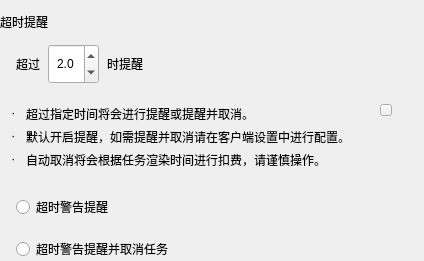
            <widget class="QWidget" name="widget_7" native="true">
             <layout class="QGridLayout" name="gridLayout_11">
              <property name="leftMargin">
               <number>0</number>
              </property>
              <property name="topMargin">
               <number>12</number>
              </property>
              <property name="rightMargin">
               <number>0</number>
              </property>
              <property name="bottomMargin">
               <number>0</number>
              </property>
              <property name="horizontalSpacing">
               <number>0</number>
              </property>
              <property name="verticalSpacing">
               <number>12</number>
              </property>
              <item row="2" column="0">
               <widget class="QWidget" name="widget_21" native="true">
                <layout class="QGridLayout" name="gridLayout_26">
                 <property name="leftMargin">
                  <number>0</number>
                 </property>
                 <property name="topMargin">
                  <number>0</number>
                 </property>
                 <property name="rightMargin">
                  <number>24</number>
                 </property>
                 <property name="bottomMargin">
                  <number>5</number>
                 </property>
                 <property name="spacing">
                  <number>0</number>
                 </property>
                 <item row="0" column="0">
                  <widget class="QWidget" name="widget_22" native="true">
                   <property name="minimumSize">
                    <size>
                     <width>400</width>
                     <height>0</height>
                    </size>
                   </property>
                   <layout class="QGridLayout" name="gridLayout_27">
                    <property name="leftMargin">
                     <number>8</number>
                    </property>
                    <property name="topMargin">
                     <number>8</number>
                    </property>
                    <property name="rightMargin">
                     <number>8</number>
                    </property>
                    <property name="bottomMargin">
                     <number>8</number>
                    </property>
                    <property name="spacing">
                     <number>0</number>
                    </property>
                    <item row="0" column="0">
                     <layout class="QVBoxLayout" name="verticalLayout_8">
                      <property name="spacing">
                       <number>3</number>
                      </property>
                      <property name="topMargin">
                       <number>0</number>
                      </property>
                      <item>
                       <layout class="QHBoxLayout" name="horizontalLayout_33">
                        <property name="spacing">
                         <number>0</number>
                        </property>
                        <property name="topMargin">
                         <number>0</number>
                        </property>
                        <item alignment="Qt::AlignTop">
                         <widget class="QLabel" name="label_29">
                          <property name="minimumSize">
                           <size>
                            <width>18</width>
                            <height>18</height>
                           </size>
                          </property>
                          <property name="maximumSize">
                           <size>
                            <width>18</width>
                            <height>18</height>
                           </size>
                          </property>
                          <property name="text">
                           <string> ·</string>
                          </property>
                         </widget>
                        </item>
                        <item>
                         <widget class="QLabel" name="label_28">
                          <property name="text">
                           <string>超过指定时间将会进行提醒或提醒并取消。</string>
                          </property>
                         </widget>
                        </item>
                        <item>
                         <spacer name="horizontalSpacer_34">
                          <property name="orientation">
                           <enum>Qt::Horizontal</enum>
                          </property>
                          <property name="sizeHint" stdset="0">
                           <size>
                            <width>40</width>
                            <height>20</height>
                           </size>
                          </property>
                         </spacer>
                        </item>
                        <item alignment="Qt::AlignTop">
                         <widget class="QPushButton" name="note_4">
                          <property name="minimumSize">
                           <size>
                            <width>12</width>
                            <height>12</height>
                           </size>
                          </property>
                          <property name="maximumSize">
                           <size>
                            <width>12</width>
                            <height>12</height>
                           </size>
                          </property>
                          <property name="text">
                           <string/>
                          </property>
                         </widget>
                        </item>
                       </layout>
                      </item>
                      <item>
                       <widget class="QWidget" name="widget_24" native="true">
                        <layout class="QGridLayout" name="gridLayout_29">
                         <property name="leftMargin">
                          <number>0</number>
                         </property>
                         <property name="topMargin">
                          <number>0</number>
                         </property>
                         <property name="rightMargin">
                          <number>0</number>
                         </property>
                         <property name="bottomMargin">
                          <number>0</number>
                         </property>
                         <property name="horizontalSpacing">
                          <number>0</number>
                         </property>
                         <property name="verticalSpacing">
                          <number>3</number>
                         </property>
                         <item row="0" column="0">
                          <layout class="QHBoxLayout" name="horizontalLayout_34">
                           <property name="spacing">
                            <number>0</number>
                           </property>
                           <property name="topMargin">
                            <number>0</number>
                           </property>
                           <item alignment="Qt::AlignTop">
                            <widget class="QLabel" name="label_31">
                             <property name="minimumSize">
                              <size>
                               <width>18</width>
                               <height>18</height>
                              </size>
                             </property>
                             <property name="maximumSize">
                              <size>
                               <width>18</width>
                               <height>18</height>
                              </size>
                             </property>
                             <property name="text">
                              <string> ·</string>
                             </property>
                            </widget>
                           </item>
                           <item>
                            <widget class="QLabel" name="label_30">
                             <property name="text">
                              <string>默认开启提醒，如需提醒并取消请在客户端设置中进行配置。</string>
                             </property>
                            </widget>
                           </item>
                           <item>
                            <spacer name="horizontalSpacer_35">
                             <property name="orientation">
                              <enum>Qt::Horizontal</enum>
                             </property>
                             <property name="sizeHint" stdset="0">
                              <size>
                               <width>40</width>
                               <height>20</height>
                              </size>
                             </property>
                            </spacer>
                           </item>
                          </layout>
                         </item>
                         <item row="1" column="0">
                          <layout class="QHBoxLayout" name="horizontalLayout_32">
                           <property name="spacing">
                            <number>0</number>
                           </property>
                           <property name="topMargin">
                            <number>0</number>
                           </property>
                           <item alignment="Qt::AlignTop">
                            <widget class="QLabel" name="label_33">
                             <property name="minimumSize">
                              <size>
                               <width>18</width>
                               <height>18</height>
                              </size>
                             </property>
                             <property name="maximumSize">
                              <size>
                               <width>18</width>
                               <height>18</height>
                              </size>
                             </property>
                             <property name="text">
                              <string> ·</string>
                             </property>
                            </widget>
                           </item>
                           <item>
                            <widget class="QLabel" name="label_32">
                             <property name="text">
                              <string>自动取消将会根据任务渲染时间进行扣费，请谨慎操作。</string>
                             </property>
                            </widget>
                           </item>
                           <item>
                            <spacer name="horizontalSpacer_36">
                             <property name="orientation">
                              <enum>Qt::Horizontal</enum>
                             </property>
                             <property name="sizeHint" stdset="0">
                              <size>
                               <width>40</width>
                               <height>20</height>
                              </size>
                             </property>
                            </spacer>
                           </item>
                          </layout>
                         </item>
                        </layout>
                       </widget>
                      </item>
                     </layout>
                    </item>
                   </layout>
                  </widget>
                 </item>
                </layout>
               </widget>
              </item>
              <item row="1" column="0">
               <layout class="QHBoxLayout" name="horizontalLayout_21">
                <property name="spacing">
                 <number>25</number>
                </property>
                <property name="leftMargin">
                 <number>16</number>
                </property>
                <item>
                 <widget class="QWidget" name="widget_8" native="true">
                  <layout class="QGridLayout" name="gridLayout_10">
                   <property name="leftMargin">
                    <number>0</number>
                   </property>
                   <property name="topMargin">
                    <number>0</number>
                   </property>
                   <property name="rightMargin">
                    <number>0</number>
                   </property>
                   <property name="bottomMargin">
                    <number>0</number>
                   </property>
                   <property name="horizontalSpacing">
                    <number>8</number>
                   </property>
                   <property name="verticalSpacing">
                    <number>0</number>
                   </property>
                   <item row="0" column="0">
                    <widget class="QLabel" name="label">
                     <property name="text">
                      <string>超过</string>
                     </property>
                    </widget>
                   </item>
                   <item row="0" column="1" alignment="Qt::AlignHCenter|Qt::AlignVCenter">
                    <widget class="QDoubleSpinBox" name="warnTime">
                     <property name="sizePolicy">
                      <sizepolicy hsizetype="Preferred" vsizetype="Preferred">
                       <horstretch>0</horstretch>
                       <verstretch>0</verstretch>
                      </sizepolicy>
                     </property>
                     <property name="minimumSize">
                      <size>
                       <width>0</width>
                       <height>40</height>
                      </size>
                     </property>
                     <property name="maximumSize">
                      <size>
                       <width>298</width>
                       <height>40</height>
                      </size>
                     </property>
                     <property name="focusPolicy">
                      <enum>Qt::WheelFocus</enum>
                     </property>
                     <property name="acceptDrops">
                      <bool>true</bool>
                     </property>
                     <property name="alignment">
                      <set>Qt::AlignCenter</set>
                     </property>
                     <property name="buttonSymbols">
                      <enum>QAbstractSpinBox::UpDownArrows</enum>
                     </property>
                     <property name="showGroupSeparator" stdset="0">
                      <bool>false</bool>
                     </property>
                     <property name="decimals">
                      <number>1</number>
                     </property>
                     <property name="minimum">
                      <double>0.500000000000000</double>
                     </property>
                     <property name="maximum">
                      <double>24.000000000000000</double>
                     </property>
                     <property name="singleStep">
                      <double>0.500000000000000</double>
                     </property>
                     <property name="stepType">
                      <enum>QAbstractSpinBox::DefaultStepType</enum>
                     </property>
                     <property name="value">
                      <double>2.000000000000000</double>
                     </property>
                    </widget>
                   </item>
                   <item row="0" column="2">
                    <widget class="QLabel" name="label_2">
                     <property name="text">
                      <string>时提醒</string>
                     </property>
                    </widget>
                   </item>
                  </layout>
                 </widget>
                </item>
                <item>
                 <spacer name="horizontalSpacer_21">
                  <property name="orientation">
                   <enum>Qt::Horizontal</enum>
                  </property>
                  <property name="sizeHint" stdset="0">
                   <size>
                    <width>40</width>
                    <height>20</height>
                   </size>
                  </property>
                 </spacer>
                </item>
               </layout>
              </item>
              <item row="3" column="0">
               <layout class="QVBoxLayout" name="verticalLayout_5">
                <property name="spacing">
                 <number>18</number>
                </property>
                <property name="topMargin">
                 <number>0</number>
                </property>
                <item>
                 <layout class="QHBoxLayout" name="horizontalLayout_31">
                  <property name="spacing">
                   <number>0</number>
                  </property>
                  <property name="leftMargin">
                   <number>16</number>
                  </property>
                  <property name="topMargin">
                   <number>0</number>
                  </property>
                  <item>
                   <widget class="QRadioButton" name="warn">
                    <property name="text">
                     <string>超时警告提醒</string>
                    </property>
                   </widget>
                  </item>
                  <item>
                   <spacer name="horizontalSpacer_32">
                    <property name="orientation">
                     <enum>Qt::Horizontal</enum>
                    </property>
                    <property name="sizeHint" stdset="0">
                     <size>
                      <width>40</width>
                      <height>20</height>
                     </size>
                    </property>
                   </spacer>
                  </item>
                 </layout>
                </item>
                <item>
                 <layout class="QHBoxLayout" name="horizontalLayout_22">
                  <property name="spacing">
                   <number>0</number>
                  </property>
                  <property name="leftMargin">
                   <number>16</number>
                  </property>
                  <item>
                   <widget class="QRadioButton" name="warnCancel">
                    <property name="text">
                     <string>超时警告提醒并取消任务</string>
                    </property>
                   </widget>
                  </item>
                  <item>
                   <spacer name="horizontalSpacer_22">
                    <property name="orientation">
                     <enum>Qt::Horizontal</enum>
                    </property>
                    <property name="sizeHint" stdset="0">
                     <size>
                      <width>40</width>
                      <height>20</height>
                     </size>
                    </property>
                   </spacer>
                  </item>
                 </layout>
                </item>
               </layout>
              </item>
              <item row="0" column="0">
               <layout class="QHBoxLayout" name="horizontalLayout_35">
                <property name="spacing">
                 <number>0</number>
                </property>
                <property name="topMargin">
                 <number>0</number>
                </property>
                <item>
                 <widget class="QLabel" name="label_27">
                  <property name="text">
                   <string>超时提醒</string>
                  </property>
                 </widget>
                </item>
                <item>
                 <spacer name="horizontalSpacer_33">
                  <property name="orientation">
                   <enum>Qt::Horizontal</enum>
                  </property>
                  <property name="sizeHint" stdset="0">
                   <size>
                    <width>40</width>
                    <height>20</height>
                   </size>
                  </property>
                 </spacer>
                </item>
               </layout>
              </item>
             </layout>
            </widget>
